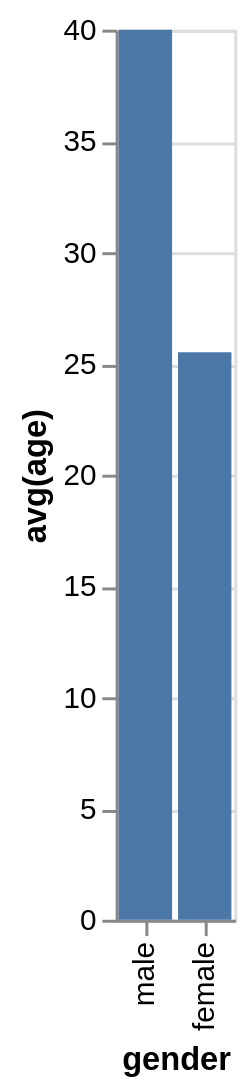

Vega-Lite specification stored for this chart:
### Vega-Lite specification from a JSON file in a GitHub repository (floating-point values rounded to 4 significant figures)
{"data": {"values": [{"x_data": "female", "y_data": 25.5}, {"x_data": "male", "y_data": 40}]}, "mark": "bar", "encoding": {"x": {"field": "x_data", "type": "nominal", "title": "gender", "sort": "descending"}, "y": {"field": "y_data", "type": "quantitative", "title": "avg(age)"}}}
